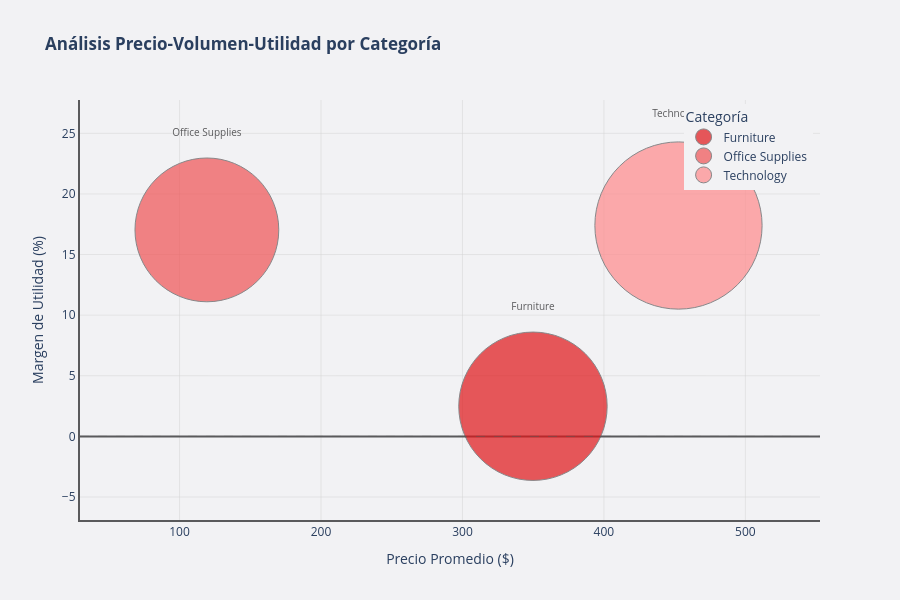

The cell this chart's notebook holds for it:
### Code cell
#? 7b. Gráfico de Burbujas: Precio-Volumen-Utilidad por Categoría
import plotly.graph_objects as go

# Agregación por Category
agg_price_volume = data_cleaned.groupby('Category').agg({
    'Sales': ['sum', 'mean'],
    'Profit': 'sum',
    'Order ID': 'count'
}).reset_index()

agg_price_volume.columns = ['Category', 'Total_Revenue', 'Avg_Price', 'Total_Profit', 'Transaction_Count']
agg_price_volume['Profit_Margin_Pct'] = (agg_price_volume['Total_Profit'] / agg_price_volume['Total_Revenue']) * 100

# Colores por categoría
CATEGORY_COLORS = {
    'Furniture': '#E01518',
    'Office Supplies': '#F05254',
    'Technology': '#FF8A8C'
}

COLOR_BG = '#F2F2F4'
COLOR_LINE = '#5A5A5C'

# Crear figura
fig = go.Figure()

# Agregar scatter plot por categoría
for idx, row in agg_price_volume.iterrows():
    fig.add_trace(go.Scatter(
        x=[row['Avg_Price']],
        y=[row['Profit_Margin_Pct']],
        mode='markers+text',
        marker=dict(
            size=row['Total_Revenue'] / 5000,
            color=CATEGORY_COLORS[row['Category']],
            line=dict(color=COLOR_LINE, width=1),
            opacity=0.7
        ),
        text=row['Category'],
        textposition='top center',
        textfont=dict(size=10, color=COLOR_LINE),
        name=row['Category'],
        showlegend=True,
        hovertemplate=(
            f"<b>{row['Category']}</b><br>"
            f"Precio Promedio: ${row['Avg_Price']:,.2f}<br>"
            f"Margen de Utilidad: {row['Profit_Margin_Pct']:.2f}%<br>"
            f"Ingresos Totales: ${row['Total_Revenue']:,.2f}<br>"
            f"Transacciones: {row['Transaction_Count']}<extra></extra>"
        )
    ))

# Agregar línea de referencia en 0%
fig.add_hline(y=0, line_dash="dash", line_color=COLOR_LINE, line_width=1, opacity=0.5)

# Configurar layout
fig.update_layout(
    title='<b>Análisis Precio-Volumen-Utilidad por Categoría</b>',
    xaxis=dict(
        title='Precio Promedio ($)',
        showline=True,
        linewidth=2,
        linecolor=COLOR_LINE,
        showgrid=True,
        gridcolor='lightgray',
        gridwidth=0.5
    ),
    yaxis=dict(
        title='Margen de Utilidad (%)',
        showline=True,
        linewidth=2,
        linecolor=COLOR_LINE,
        zeroline=True,
        zerolinewidth=2,
        zerolinecolor=COLOR_LINE,
        showgrid=True,
        gridcolor='lightgray',
        gridwidth=0.5
    ),
    plot_bgcolor=COLOR_BG,
    paper_bgcolor=COLOR_BG,
    height=600,
    hovermode='closest',
    showlegend=True,
    legend=dict(
        title='Categoría',
        yanchor='top',
        y=0.99,
        xanchor='right',
        x=0.99
    )
)

fig.show()

### Figure 1 — Plotly figure (JSON) as saved in the notebook; plotly's stock layout.template omitted (floating-point values rounded to 4 significant figures)
{"data": [{"hovertemplate": "<b>Furniture</b><br>Precio Promedio: $349.83<br>Margen de Utilidad: 2.49%<br>Ingresos Totales: $741,999.80<br>Transacciones: 2121<extra></extra>", "marker": {"color": "#E01518", "line": {"color": "#5A5A5C", "width": 1}, "opacity": 0.7, "size": 148.4}, "mode": "markers+text", "name": "Furniture", "showlegend": true, "text": "Furniture", "textfont": {"color": "#5A5A5C", "size": 10}, "textposition": "top center", "x": [349.8], "y": [2.487], "type": "scatter"}, {"hovertemplate": "<b>Office Supplies</b><br>Precio Promedio: $119.32<br>Margen de Utilidad: 17.04%<br>Ingresos Totales: $719,047.03<br>Transacciones: 6026<extra></extra>", "marker": {"color": "#F05254", "line": {"color": "#5A5A5C", "width": 1}, "opacity": 0.7, "size": 143.8}, "mode": "markers+text", "name": "Office Supplies", "showlegend": true, "text": "Office Supplies", "textfont": {"color": "#5A5A5C", "size": 10}, "textposition": "top center", "x": [119.3], "y": [17.04], "type": "scatter"}, {"hovertemplate": "<b>Technology</b><br>Precio Promedio: $452.71<br>Margen de Utilidad: 17.40%<br>Ingresos Totales: $836,154.03<br>Transacciones: 1847<extra></extra>", "marker": {"color": "#FF8A8C", "line": {"color": "#5A5A5C", "width": 1}, "opacity": 0.7, "size": 167.2}, "mode": "markers+text", "name": "Technology", "showlegend": true, "text": "Technology", "textfont": {"color": "#5A5A5C", "size": 10}, "textposition": "top center", "x": [452.7], "y": [17.4], "type": "scatter"}], "layout": {"shapes": [{"line": {"color": "#5A5A5C", "dash": "dash", "width": 1}, "opacity": 0.5, "type": "line", "x0": 0, "x1": 1, "xref": "x domain", "y0": 0, "y1": 0, "yref": "y"}], "xaxis": {"title": {"text": "Precio Promedio ($)"}, "showline": true, "linewidth": 2, "linecolor": "#5A5A5C", "showgrid": true, "gridcolor": "lightgray", "gridwidth": 0.5}, "yaxis": {"title": {"text": "Margen de Utilidad (%)"}, "showline": true, "linewidth": 2, "linecolor": "#5A5A5C", "zeroline": true, "zerolinewidth": 2, "zerolinecolor": "#5A5A5C", "showgrid": true, "gridcolor": "lightgray", "gridwidth": 0.5}, "legend": {"title": {"text": "Categoría"}, "yanchor": "top", "y": 0.99, "xanchor": "right", "x": 0.99}, "title": {"text": "<b>Análisis Precio-Volumen-Utilidad por Categoría</b>"}, "plot_bgcolor": "#F2F2F4", "paper_bgcolor": "#F2F2F4", "height": 600, "hovermode": "closest", "showlegend": true}}
